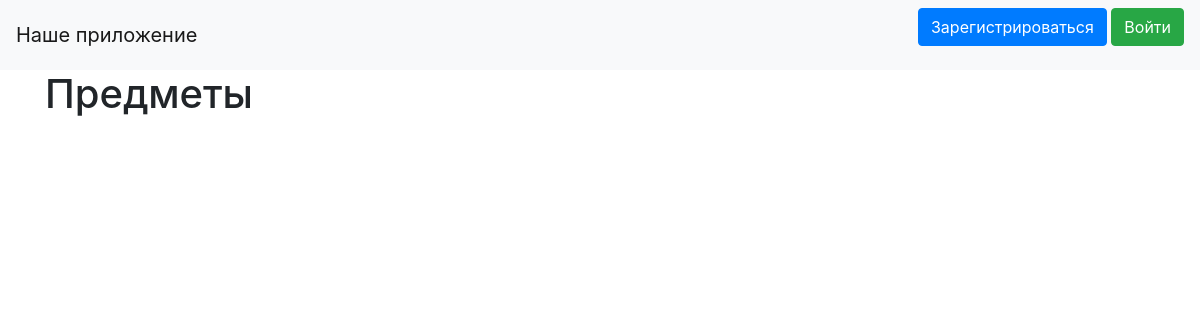
Before: / with the older database file.
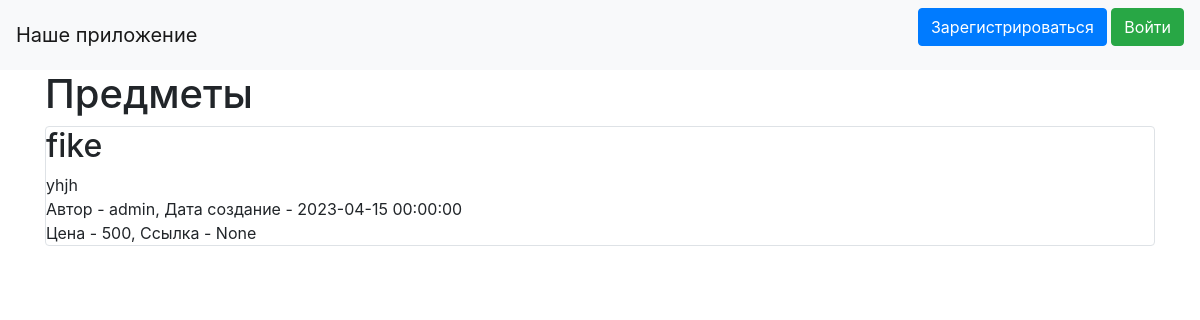
After: the same page with the newer database file.
### data/items.py (models this page shows)
class Items(SqlAlchemyBase, UserMixin, SerializerMixin):
    __tablename__ = 'items'
    id = sqlalchemy.Column(sqlalchemy.Integer, primary_key=True, autoincrement=True)
    creator = sqlalchemy.Column(sqlalchemy.String, default='Other')
    title = sqlalchemy.Column(sqlalchemy.String, nullable=True)
    content = sqlalchemy.Column(sqlalchemy.String, nullable=True)
    created_date = sqlalchemy.Column(sqlalchemy.DateTime, default=datetime.datetime.now)
    is_private = sqlalchemy.Column(sqlalchemy.Boolean, default=True)
    price = sqlalchemy.Column(sqlalchemy.Integer, default=0)
    link = sqlalchemy.Column(sqlalchemy.String, default='None')
    categories = orm.relationship("Category",
                                  secondary="association",
                                  backref="items")
    user_id = sqlalchemy.Column(sqlalchemy.Integer, sqlalchemy.ForeignKey("users.id"))
    user = orm.relationship('User')

### main.py (the view)
@app.route("/")
def index():
    db_sess = db_session.create_session()
    if current_user.is_authenticated:
        items = db_sess.query(Items).filter(
            (Items.user == current_user) | (Items.is_private != True))
    else:
        items = db_sess.query(Items).filter(Items.is_private != True)
    return render_template("index.html", items=items)

### data/db_session.py (called while the page is built)
def create_session() -> Session:
    global __factory
    return __factory()

### templates/index.html (shortened to what this page needs)
{% extends "base.html" %}
{% block content %}
<h1>Предметы</h1>
{% for item in items %}
{% if not current_user.is_authenticated and item.user.name == 'admin' %}
<div class="col-md6 border rounded">
        <h2>{{item.title}}</h2>
        <div>
            {{item.content}}
        </div>
        <div>
            Автор - {{item.creator}}, Дата создание - {{item.created_date}}
        </div>
        <div>
            Цена - {{item.price}}, Ссылка - {{item.link}}
        </div>
</div>
{% endif %}
{% endfor %}
{% endblock %}

### templates/base.html (shortened to what this page needs)
<!doctype html>
<html lang="en">
<head>
    <link rel="stylesheet"
          href="https://stackpath.bootstrapcdn.com/bootstrap/4.4.1/css/bootstrap.min.css"
>
</head>
<body>
<header>
    <nav class="navbar navbar-light bg-light">
        <a class="navbar-brand" href="/">Наше приложение</a>
        {% if current_user.is_authenticated %}
            <p>
                <a class="navbar-brand" href="/account">{{ current_user.name }}</a>
                <a class="btn btn-primary" href="/logout">Выйти</a>
            </p>
        {% else %}
            <p>
                <a class="btn btn-primary " href="/register">Зарегистрироваться</a>
                <a class="btn btn-success" href="/login">Войти</a>
            </p>
        {% endif %}
    </nav>
</header>
<main role="main" class="container">
    {% block content %}{% endblock %}
</main>
</body>
</html>

Changed rows visible on the page:
now on this page (row edited): Items: title "fike", content "yhjh", creator "admin", created_date "2023-04-15 00:00:00", price "500", link "None"
